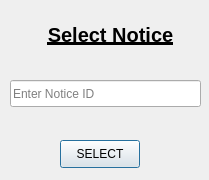
<?xml version="1.0" encoding="UTF-8"?>
<ui version="4.0">
 <class>selectHospital</class>
 <widget class="QDialog" name="selectHospital">
  <property name="geometry">
   <rect>
    <x>0</x>
    <y>0</y>
    <width>209</width>
    <height>180</height>
   </rect>
  </property>
  <property name="windowTitle">
   <string/>
  </property>
  <widget class="QLabel" name="title">
   <property name="geometry">
    <rect>
     <x>-50</x>
     <y>10</y>
     <width>321</width>
     <height>51</height>
    </rect>
   </property>
   <property name="text">
    <string>&lt;html&gt;&lt;head/&gt;&lt;body&gt;&lt;p align=&quot;center&quot;&gt;&lt;span style=&quot; font-size:15pt; font-weight:600; text-decoration: underline;&quot;&gt;Select Notice&lt;/span&gt;&lt;/p&gt;&lt;/body&gt;&lt;/html&gt;</string>
   </property>
  </widget>
  <widget class="QPushButton" name="removeButton">
   <property name="geometry">
    <rect>
     <x>60</x>
     <y>140</y>
     <width>80</width>
     <height>28</height>
    </rect>
   </property>
   <property name="text">
    <string>SELECT</string>
   </property>
  </widget>
  <widget class="QLineEdit" name="searchByID">
   <property name="geometry">
    <rect>
     <x>10</x>
     <y>80</y>
     <width>191</width>
     <height>27</height>
    </rect>
   </property>
   <property name="placeholderText">
    <string>Enter Notice ID</string>
   </property>
  </widget>
 </widget>
 <resources/>
 <connections/>
</ui>
